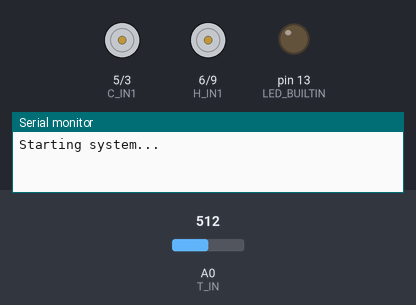
The sketch below on a simulated Arduino Uno, built with avr-gcc and run on an emulated ATmega328P. Parts: motor-driver pin pairs drawn as motors (green arrow = first pin HIGH = forward, orange = second pin HIGH = backward, longer = more drive), output pins drawn as LEDs (lit = HIGH), the last lines printed to the serial monitor. Inputs (shaded band) come from the test bench; at power-on: A0 (T_IN) = 512.

Above: at 0.1 s.
At 0.9 s:
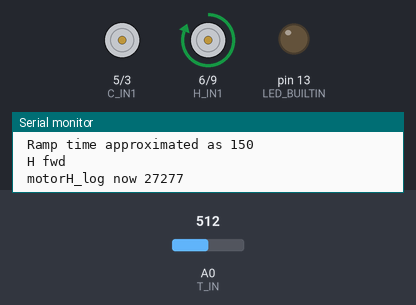
At 3.3 s:
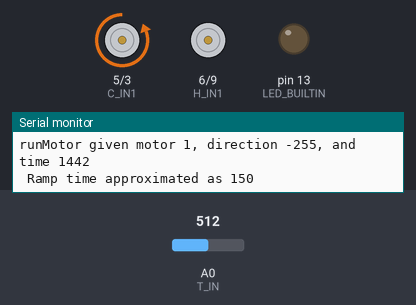
Timing chart, 0 to 63.3 s (numbered marks = the images above):
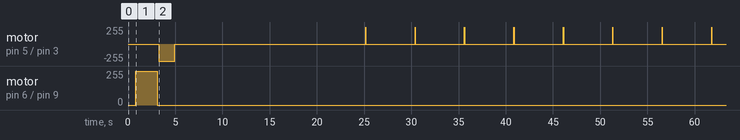

The sketch:

shower_ctrl.ino
```cpp
//#include <ArduinoLowPower.h>

// turning shower knobs based on temperature and time
long showerTime = 3.5 * 60 * 1000; //milliseconds
int tempGoal = 3100; //deg. C*100 for precision with sigFig integers

// ------------------------------------------------------
// Pin Definitions
// ------------------------------------------------------
// pins for Temperature sensor
const int T_IN = A0;  // analog read
// pins for Motor H
const int H_IN1 = 6;   // D6, white
const int H_IN2 = 9;   // D9, green
// pins for Motor C
const int C_IN1 = 5;   // D5, red
const int C_IN2 = 3;   // D3, blue


// ------------------------------------------------------
// Declarations
// ------------------------------------------------------
// ----
// Testing
// ----
int dir = 1; //test direction
int test_tim = 0; //test time
int test_delt = (255*2)/30; //test change in speed
int test_spd = -255 - test_delt; //test oomph
int test_step = 0; //calc later, test temp over motor change
// ----
// Temperature
// ----
int sigFigs = 100; //100 = 100th's place decimal accuracy
int goalTemp = 0; //deg. C, overridden by calcs later
int tempMax = 40*sigFigs; //deg. C, water allowable
int tempTap = 10*sigFigs; //deg. C, water cold only
int tempAmbMin = 15*sigFigs; //deg. C, air
int tempAmbMax = 0.9*tempMax; //deg. C, air
int tempCorrection = 2*sigFigs; //deg. C to sensor's output
const float dRdT = 1320/sigFigs; //millis / degree change of Motor C at full speed. Very approximate
int tempNow = 0; //deg. C
int dT_req = 0; //deg. C
int dR_req = 0; //fake radians / deg.C
// ----
// Motors (Adafruit 3777)
// ----
const int MOTOR_H = 0;
const int MOTOR_C = 1;
const int motor_Max_Spd = 124; //RPM
const int motor_Min_Spd = 95; //RPM
long maxTurn = 0; //fake radians
int fullSpeed = 0; //RPM
int revSpeed = -255; //power
const float gear_ratio = (2.625 / 0.75) * (5.75 / 0.75); // in/in
bool closed = false;
// ----
// Runtime
// ----
unsigned long motorH_time = 0;   // milliseconds
signed long motorH_log = 0;  //pseudo revolutions
unsigned long motorC_time = 0;
signed long motorC_log = 0;
long time1 = 0; //millis
float motorH_bias = 0.026; // when reversing, go this much extra (+) / less (-)
float motorC_bias = 0.054; // millis/millis, empirical
long timeJoggle = 30*1000; // seconds


// ------------------------------------------------------
// Sub routines
// ------------------------------------------------------

// Temperature reading
int getTemp () {
  int mV = 0;
  const int tempCount = 10;
  int tempRead = 0;
  int tempSum = 0;

  //Serial.println("Reading temperature sensor multiple times and getting an average...");
  //https://www.ti.com/lit/ds/symlink/lmt86.pdf?HQS=dis-dk-null-digikeymode-dsf-pf-null-wwe&ts=1774490934045
  //page 9, Eq. 2
  for (int i=0; i < tempCount; i++){
    //read analog temperature sensor LMT86
    mV = analogRead(T_IN)*3300/1023;
    tempRead = int((-(10.888-sqrt(pow(10.888,2)+4*0.00347*(1777.3-mV)))/(2*0.00347)+30)*sigFigs+tempCorrection);
    tempSum += tempRead;
    /*
    Serial.print("  read ");
    Serial.print(mV);
    Serial.print(" and got temp = ");
    Serial.println(tempRead);
    */
    delay(15);
  }
  tempRead = (tempSum/tempCount*10+5)/10; //rounded
  Serial.print("  temperature = ");
  Serial.print(tempRead);
  Serial.print(" (");
  Serial.print(tempRead/sigFigs);
  Serial.println("C)");

  return tempRead;
}

// Motor timing 1
int bit2spd (int bitVolt) {
  //want RPM for motor given pin "voltage"
  if (bitVolt == 0) return 0;

  bitVolt = max(-255, min(bitVolt, 255));
  int bitVoltSign = bitVolt/abs(bitVolt);

  bitVolt = abs(bitVolt);
  int omega = motor_Min_Spd + (motor_Max_Spd - motor_Min_Spd)*(bitVolt - 160) / (255 - 160);

  Serial.println();
  Serial.print("bit2spd given ");
  Serial.print(bitVolt);
  Serial.print(" bits produces ");
  Serial.print(omega);
  Serial.println(" RPM");
  return omega*bitVoltSign;
}
// Motor timing 2
int spd2bit (float RPM) {
  //have RPM on motor, get voltage-ish value

  if (RPM == 0) return 0;

  int spdSign = RPM / abs(RPM);
  RPM = abs(RPM);

  int vout = 160 + (255 - 160)*(RPM - motor_Min_Spd) / (motor_Max_Spd - motor_Min_Spd);

  Serial.println();
  Serial.print("spd2bit given ");
  Serial.print(RPM);
  Serial.print(" RPM makes ");
  Serial.print(vout);
  Serial.println(" bits");
  return vout*spdSign;
}
// Motor timing 3
int ang2time (int angle, int speed) { //deg_rack, RPM_pinion = milliseconds
  //want time to spin at speed to get an angle on big gear
  float ang = abs(angle/360.0); //revs
  speed = abs(speed);
  float rps = speed/60.0; //rev/s

  int t = 1000.0 * ang * gear_ratio / rps; //millis

  Serial.println();
  Serial.print("ang2time given ");
  Serial.print((String)angle+" degrees ("+ang+" revs) and ");
  Serial.print((String)speed+" RPM ("+rps+" rps) makes ");
  Serial.print(t);
  Serial.println(" milliseconds");
  return t;
}

// Unified Motor Control
void runMotor (int motorID, int direction, int motorTime = 0) {
  //inputs:
  //  motorID = which motor to turn
  //  direction = signed "velocity" (/255)
  //  motorTime = millis to run at speed

  Serial.println();
  Serial.print("runMotor given motor ");
  Serial.print(motorID);
  Serial.print(", direction ");
  Serial.print(direction);
  Serial.print(", and time ");
  Serial.println(motorTime);

  //dead range
  int min_react = 160; //90RPM
  if (abs(direction) < min_react){
    //time correction
    motorTime = abs(direction * motorTime / min_react);
    //speed correction
    direction = (direction/abs(direction))*min_react;
    Serial.print(" Direction corrected to ");
    Serial.print(direction);
    Serial.print(", and Time corrected to ");
    Serial.println(motorTime);
  }

  //safe range
  direction = max(-255, min(direction, 255));

  //ramp up time
  signed int rampTime = abs(150.0 * (float)direction / 255.0); //very loose definition
  if (rampTime > motorTime) rampTime *= 0.2;
  if (motorTime == 0) rampTime = 0;
  Serial.println((String)" Ramp time approximated as "+rampTime);

  //direction = radial velocity (i.e., speed and direction)
  if (motorID == MOTOR_H) {
    if (direction > 0) {          // positive = forward/clockwise
      Serial.println(" H fwd");
      analogWrite(H_IN1, direction);
      analogWrite(H_IN2, 0);
      rampTime -= motorTime*motorH_bias;
    } else if (direction < 0) {    // negative = reverse/counterclockwise
      Serial.println(" H rev");
      analogWrite(H_IN1, 0);
      analogWrite(H_IN2, abs(direction));
      rampTime += motorTime*motorH_bias;
    } else {
      Serial.println(" H stop");
      analogWrite(H_IN1, 0);
      analogWrite(H_IN2, 0);
    }
    motorH_log += motorTime*direction; //psuedo radians
    Serial.print(" motorH_log now ");
    Serial.println(motorH_log);

    delay(motorTime + rampTime);

    analogWrite(H_IN1, 0); //static control
    analogWrite(H_IN2, 0);
  }

  else if (motorID == MOTOR_C) {
    if (direction > 0) {          // + = forward/clockwise
      Serial.println(" C fwd");
      analogWrite(C_IN1, direction);
      analogWrite(C_IN2, 0);
      rampTime -= motorTime*motorC_bias;
    } else if (direction < 0) {   // - = reverse/counterclockwise
      Serial.println(" C rev");
      analogWrite(C_IN1, 0);
      analogWrite(C_IN2, abs(direction));
      rampTime += motorTime*motorC_bias;
    } else {
      Serial.println(" C stop");
      analogWrite(C_IN1, 0);
      analogWrite(C_IN2, 0);
    }
    motorC_log += motorTime*direction;
    Serial.print(" motorC_log now ");
    Serial.println(motorC_log);

    delay(motorTime + rampTime);

    analogWrite(C_IN1, 0);
    analogWrite(C_IN2, 0);
  }
}
// Motor return and stop
void closeAll () {
  //run motors back whatever they're logged for
  Serial.println("Closing all valves");

  int revTime_H = abs(int(motorH_log / revSpeed));
  runMotor(MOTOR_H, revSpeed, revTime_H + 1);

  int revTime_C = abs(int(motorC_log / revSpeed));
  runMotor(MOTOR_C, -revSpeed, revTime_C + 1);
}


void setup() {

  // comms start
  Serial.begin(9600);
  int bypass = millis() + 2000;
  while (!Serial && millis() <= bypass) { }  // Wait for Serial on USB
  Serial.println("Starting system...");

  // Initialize pins
  pinMode(LED_BUILTIN, OUTPUT);
  pinMode(H_IN1, OUTPUT);
  pinMode(H_IN2, OUTPUT);
  pinMode(C_IN1, OUTPUT);
  pinMode(C_IN2, OUTPUT);

  // Get ambient temperature to set desired water temp
  int tempAmb = getTemp()-2; //startup causes some heat
  goalTemp = (tempTap - tempMax)/(tempAmbMax - tempAmbMin)*(tempAmb - tempAmbMin) + tempGoal;
  Serial.print("Water temp set at ");
  Serial.println(goalTemp);

  // Motor check
  Serial.println();
  Serial.print("Using gear ratio ");
  Serial.println(gear_ratio);
  Serial.print("Full speed:");
  fullSpeed = bit2spd(255);

  // variable definitions
  Serial.print("For basic motor full revolution check: ");
  test_tim = ang2time(360, fullSpeed);
  Serial.print("For charting temperature per position increment: ");
  test_step = ang2time(30, 255);
  Serial.print("For either motor limit: ");
  maxTurn = ang2time(40, 250); //250 instead of 255 for ~ramp time

  // ------------------------------------------------------
  // Step 1: Motor H clockwise
  // ------------------------------------------------------
  Serial.println();
  Serial.print("Initial Motor H turn:");
  int h0 = ang2time(60, fullSpeed);
  runMotor(MOTOR_H, 255, h0);

  // ------------------------------------------------------
  // Step 2: Motor C counterclockwise
  // ------------------------------------------------------
  Serial.println();
  Serial.print("Initial Motor C turn:");
  int c0 = ang2time(40, fullSpeed);
  runMotor(MOTOR_C, -255, c0);

  // ------------------------------------------------------
  // Step 3: Wait for water to stabilize
  // ------------------------------------------------------
  Serial.println();
  Serial.println("Waiting for predetermined time ... ");
  delay(20 * 1000);

  Serial.println();
  Serial.println("Setup done");
  Serial.println();

  time1 = millis() + showerTime;
}

void loop() {
  ///*
  // ----
  // Main functionality
  // ----
  long max_C_Open = -maxTurn*255;
  long max_C_Close = 0;
  while (millis()<time1){
    // Temperature control
    tempNow = getTemp();
    dT_req = goalTemp - tempNow;
    dR_req = dT_req*dRdT; //time turning at full speed

    if (abs(dR_req) < 200) {
      //too small of an adjustment
      //do nothing
    }
    else if (dR_req >= 0) {
      //closing, but there is a lower displacement limit; cannot close too far
      Serial.print("+");
      runMotor(MOTOR_C, 255, min(dR_req, max(int((max_C_Close - motorC_log) / 255), 0)));
    }
    else if (dR_req <= 0) {
      //opening; upper displacement limit -- assumes fullspeed moves up until this point
      Serial.print("-");
      runMotor(MOTOR_C, -255, abs(min(max(int(((max_C_Open - motorC_log) / 255)), dR_req), 0)));
    }
    else {
      // somehow something else
      Serial.print("=");
      runMotor(MOTOR_C, (dR_req/abs(dR_req))*255, abs(dR_req));
    }

    delay(5000); // wait for water to catch up
  }
  if (!closed){
    time1 = millis();
    closeAll();
    closed = !closed;
    //LowPower.deepSleep();
  }
  //can't get deep sleep, so make noise until somebody shuts it off
  delay(timeJoggle);
  timeJoggle += 1000;
  runMotor(MOTOR_H, 200, 150);
  closed = !closed;
  //*/


  // Testing

  // ----
  //motors on
  // runMotor(MOTOR_H, -test_spd, 500);
  // runMotor(MOTOR_C, -test_spd, 500);

  /*
  // ----
  //speed and direction
  test_spd += dir*test_delt;
  runMotor(MOTOR_H, test_spd, 500);
  runMotor(MOTOR_C, test_spd, 500);
  if ((test_spd > 255) || (test_spd < -255)) dir *= -1;
  */

  // ----
  //basic time step (last defined as 360 degrees of rotation)
  //runMotor(MOTOR_H, 255, test_tim);
  //runMotor(MOTOR_C, 255, test_tim);

  /*
  // ----
  //temperature check
  tempNow = getTemp();
  delay(50);
  */

  /*
  // ----
  //temperature calibration
  Serial.print("While MOTOR_C is at ");
  Serial.println(motorC_log);
  for (int r = 0; r <= 10000; r+=2500){
    // Serial.print(" The temperature at milliseconds ");
    // Serial.println(r);
    tempNow = getTemp();
    delay(r);
  }
  //adjust cold's position
  if (0 <= motorC_log) { //stop when returned to zero
    Serial.println();
    Serial.println("TEST Motor has returned beyond home position");
    if (dir <=0) {
      Serial.println(" and will now stop");
      dir = 0;
      closeAll();
      while (true) {
        //end
      }
    }
    else {
      Serial.println(" and is now reversing");
      dir *= -1;
    }
  }
  else if (motorC_log < -4*test_step*255) { //120 deg max
    Serial.println();
    Serial.println("TEST Motor is now reversing");
    dir *= -1;}
  runMotor(MOTOR_C, -dir*255, test_step);
  */

  /*
  // ----
  //led check
  analogWrite(H_IN1, 160);
  delay(250);
  analogWrite(H_IN1, 0);
  analogWrite(H_IN2, 160);
  delay(250);
  analogWrite(H_IN2, 0);
  analogWrite(C_IN1, 160);
  delay(250);
  analogWrite(C_IN1, 0);
  analogWrite(C_IN2, 160);
  delay(250);
  analogWrite(C_IN2, 0);
   */

  // ----
  // bootloader troubleshooting
  // digitalWrite(LED_BUILTIN, HIGH);  // change state of the LED by setting the pin to the HIGH voltage level
  // delay(500);                      // wait for a second
  // digitalWrite(LED_BUILTIN, LOW);   // change state of the LED by setting the pin to the LOW voltage level
  // delay(500);                      // wait for a second
  //Serial.println(5);

  // ----
}
```
